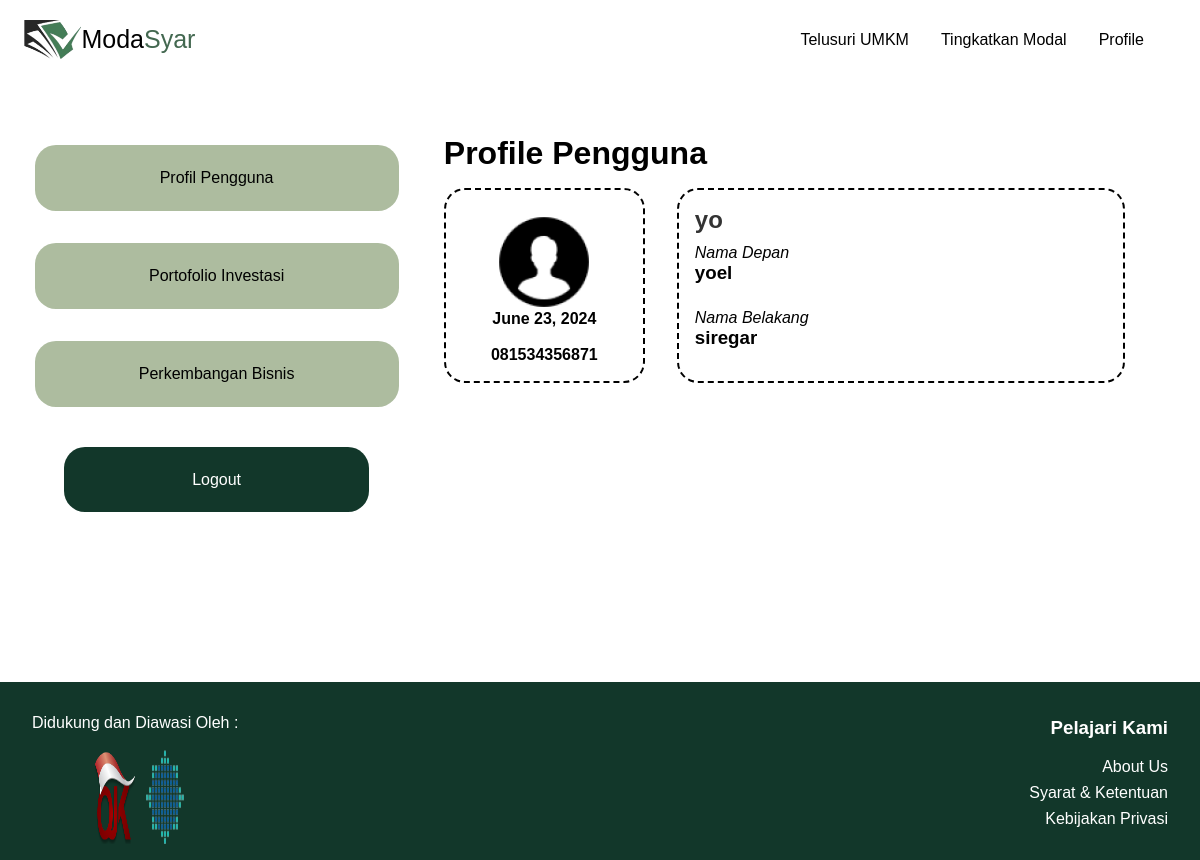
/app/userdashboard/3/ (signed in), run on the app's committed database.
### myApp/models.py (models this page shows, shortened)
class Profile(models.Model):
    user = models.OneToOneField(User, on_delete=models.CASCADE)
    first_name = models.TextField(max_length=12, blank=True)
    last_name= models.TextField(max_length=12, blank=True)
    phone_number = models.CharField(max_length=15, blank=True)
    birth_date = models.DateField(null=True, blank=True)
    money = models.DecimalField(max_digits=10, decimal_places=2, default=Decimal('0.00'))
    is_completed = models.BooleanField(default=False)

### myApp/views.py (the view)
# urls.py: path("userdashboard/<int:profile_id>/", views.userdashboard, name="userdashboard"),
@login_required
def userdashboard(request, profile_id):
    profile = Profile.objects.get(id = profile_id)
    if profile:
        profile = get_object_or_404(Profile, id=profile_id)
        context ={
            'username': request.user.username,
            'first_name': profile.first_name,
            'last_name': profile.last_name,
            'phone_number': profile.phone_number,
            'birth_date': profile.birth_date,
            'profile_id': profile_id,
        }
        return render(request, 'user-dashboard.html', context)
    else:
        return render(request, 'user-dashboard.html', context)

### myApp/templates/user-dashboard.html (shortened to what this page needs)
{% load static %}
<!DOCTYPE html>
<html lang="en">
<head>
    <link rel="stylesheet" href="{% static 'css/style.css'%}">
</head>
<body>
    <div class="nav">
        <div class="logo">
            <a href="{% url 'dashboardlogged' %}">
                <img src="{% static 'images/logo.png' %}" alt="logo">
                <p>Moda<span style="color:#436850;">Syar</span></p>
            </a>
        </div>
        <div class="item">
            <a href="{% url 'explorelogged' %}" class="menu">
                Telusuri UMKM
            </a>
            <a href="{% url 'tingkatkanmodal' %}" class="menu">
                Tingkatkan Modal
            </a>
            <a href="{% url 'userdashboard' profile_id %}" class="menu">
                Profile
            </a>
        </div>
    </div>
    <div class="user-dash">
        <div class="user-menu">
            <a href="{% url 'userdashboard' profile_id %}">
                Profil Pengguna
            </a>
            <a href="{% url 'investporto' %}">
                Portofolio Investasi
            </a>
            <a href="{% url 'growth' %}">
                Perkembangan Bisnis
            </a>
            <div class="logout">
                <a href="{% url 'Dashboard' %}">
                    Logout
                </a>
            </div>
        </div>
        <div class="user-profile">
            <h1>Profile Pengguna</h1>
            <div class="user-info">
                <div class="user-name">
                    <img src="{% static 'images/profile_pic.png'%}" alt="profile-picture">
                    <p >
                        {{birth_date}}
                    </p>
                    <p >
                        {{phone_number}}
                    </p>
                </div>
                <div class="profile-singkat">
                    <div class="left">
                        <h2 style="margin: 0;">
                            {{username}}
                        </h2>
                        <div class="name">
                            <p>Nama Depan</p>
                            <h3>
                                {{first_name}}
                            </h3>
                        </div>
                        <div class="name">
                            <p>Nama Belakang</p>
                            <h3 >
                                {{last_name}}
                            </h3>
                        </div>
                    </div>
                </div>
            </div>
        </div>
    </div>
    <footer>
        <div class="support">
          <p>Didukung dan Diawasi Oleh :</p>
          <div class="logo">
            <img src="{% static 'images/ojk-logo.png'%}" alt="ojk-logo" />
            <img src="{% static 'images/afsi-logo.png'%}" alt="afsi-logo" />
          </div>
        </div>
        <div class="menu">
          <h3>Pelajari Kami</h3>
          <a href="About Us logged.html">About Us</a>
          <a href="#SnK">Syarat & Ketentuan</a>
          <a href="#KebijakanPrivasi">Kebijakan Privasi</a>
        </div>
      </footer>
</body>
</html>

### myApp/static/css/style.css (style rules this page uses)
body { width: 100%; min-height: 100vh; margin: 0; font-family: 'futura', sans-serif; }
.nav { padding: 0rem 1.5rem; display: flex; flex-direction: row; justify-content: space-between; align-items: center; }
.nav a { text-decoration: none; color: black; }
.logo { font-size: 25px; }
.logo a { display: flex; flex-direction: row; text-decoration: none; color: black; align-items: center; }
.logo img { display: flex; width: auto; height: 40px; }
.item { display: flex; flex-direction: row; align-items: center; }
.item .menu { margin-right: 2rem; display: flex; flex-direction: row; }
.form-section h1, h2 { color: #333; }
.user-dash { display: flex; flex-direction: row; justify-content: space-around; padding: 3rem 2rem; }
.user-menu { display: flex; flex-direction: column; margin: 0.1rem 0rem; width: 25%; align-items: center; }
.user-menu a { width: 100%; padding: 1.5rem 2.5rem; border-radius: 21px; background-color: #ADBC9F; text-decoration: none; color: black; text-align: center; margin: 1rem 0; transition: background-color 0.5s ease; }
.logout { margin: 3rem 0; text-align: center; }
.logout a { padding: 1.5rem 8rem; background-color: #12372a; color: white; border-radius: 21px; width: 100%; }
.user-profile { display: flex; flex-direction: column; align-items: start; width: 60%; }
.user-profile h1 { margin-bottom: 0; }
.user-profile .user-info { display: flex; flex-direction: row; margin: 1rem 0; width: 100%; }
.user-profile .user-info .user-name { padding: 1rem; border: black dashed 2px; display: flex; flex-direction: column; text-align: center; align-items: center; border-radius: 21px; margin-right: 2rem; width: 40%; }
.user-profile .user-info .user-name p { font-family: sans-serif; font-weight: 600; margin-bottom: 0.1rem; }
.user-profile .user-info .user-name img { height: 7rem; margin-bottom: -1.5rem; }
.user-profile .user-info .profile-singkat { padding: 1rem; border: black dashed 2px; display: flex; flex-direction: row; text-align: left; border-radius: 21px; width: 100%; }
.profile-singkat .left { align-items: start; display: flex; flex-direction: column; justify-content: space-between; margin-right: 1rem; }
.left .name { display: flex; flex-direction: column; justify-content: center; margin-right: 10rem; margin-bottom: 1rem; }
.name p { margin: 0; font-family: sans-serif; font-style: italic; }
.name h3 { margin: 0; }
.porto-section p, h1, h2 { margin: 0.5rem 0; }
.support { display: flex; align-items: center; }
.support img { width: 40px; height: 40px; margin-left: 10px; }
footer { background-color: #12372a; color: white; display: flex; margin-top: 6rem; justify-content: space-between; padding: 1rem 2rem; }
footer .support { display: flex; flex-direction: column; }
.support .logo { display: flex; flex-direction: row; }
.support .logo img { height: 6rem; }
footer .menu { display: flex; flex-direction: column; text-align: right; }
footer .menu a { text-decoration: none; color: white; margin-bottom: 0.5rem; transition: background-color 0.5s ease; }

### data on the page
Profile: birth_date "June 23, 2024", phone_number "081534356871", first_name "yoel", last_name "siregar"

### other printed values
{{ username }} "yo"
